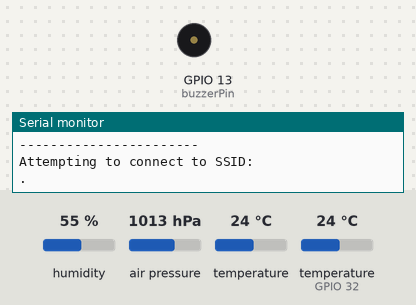
A sketch run on a simulated ESP32. On the bench: buzzer (waves = sounding, pin HIGH), the last lines printed to the serial monitor. The inputs (shaded band) are chosen by the test bench; at power-on: humidity 55 %, air pressure 1013 hPa, temperature 24 °C, temperature (sensor on GPIO 32) 24 °C. WiFi joins after 1.5 s; servers stay silent unless stated; random numbers use the default seed unless the sketch sets one; not simulated (calls return 0 or success): secrets.h.

Above: at 1.2 s.
1.3 s: humidity set to 59 %
9.5 s: humidity set to 62 %
At 12.6 s:
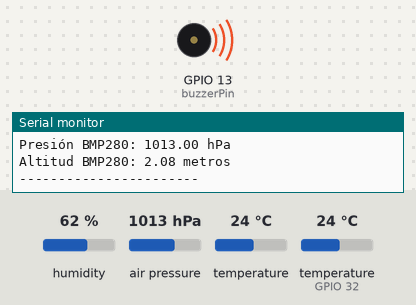
13.1 s: humidity set to 22 %
At 15.7 s:
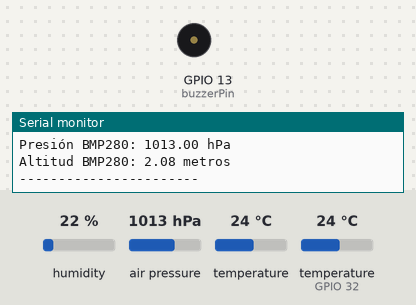
16.4 s: humidity set to 68 %
At 19.0 s:
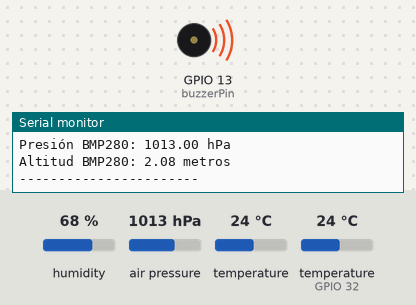
Timing chart, 0 to 20.5 s (numbered marks = the images above; inputs shaded):
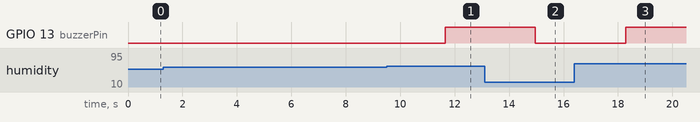

The sketch:

codigo.ino
```cpp
#include <WiFi.h>
#include "secrets.h"
#include "ThingSpeak.h" // always include thingspeak header file after other header files and custom macros
#include "DHT.h"
#include <Wire.h>
#include <Adafruit_Sensor.h>
#include <Adafruit_BMP280.h>

#define pin2 32  // Pin del DHT22
#define buzzerPin 13  // Pin para el buzzer (puedes cambiarlo si lo conectas a otro pin)
// Definir los umbrales para la alarma
#define TEMP_THRESHOLD 27.0  // Umbral de temperatura en grados Celsius
#define HUM_THRESHOLD 60.0   // Umbral de humedad en porcentaje

DHT dht2(pin2, DHT22);  // Crear objeto para el sensor DHT22
Adafruit_BMP280 bme;    // Crear objeto para el sensor BMP280

char ssid[] = SECRET_SSID;   // your network SSID (name)
char pass[] = SECRET_PASS;   // your network password
int keyIndex = 0;            // your network key Index number (needed only for WEP)
WiFiClient  client;

unsigned long myChannelNumber = SECRET_CH_ID;
const char * myWriteAPIKey = SECRET_WRITE_APIKEY;

// Initialize our values
int number1 = 0;
int number2 = 0;
int number3 = 0;
int number4 = random(0,100);
String myStatus = "";

void setup() {
  Serial.begin(115200);  //Initialize serial
  while (!Serial) {
    ; // wait for serial port to connect. Needed for Leonardo native USB port only
  }

  WiFi.mode(WIFI_STA);
  ThingSpeak.begin(client);  // Initialize ThingSpeak
  Serial.println("Test de sensores:");
  dht2.begin();
   Wire.begin(21, 22);  // SDA en GPIO21 y SCL en GPIO22
  if (!bme.begin(0x76)) {  // Probar con la dirección 0x76
    Serial.println(F("Error al inicializar el sensor BMP280"));
    while (1);  // Detener el programa si no se puede inicializar el sensor
  }
  Serial.println(F("Sensor BMP280 inicializado correctamente"));

  // Inicializar el buzzer como salida
  pinMode(buzzerPin, OUTPUT);
  digitalWrite(buzzerPin, LOW);  // Asegurarse de que el buzzer esté apagado al inicio
}

void loop() {
   leerdht2();

  // Leer y mostrar datos del sensor BMP280
  leerBMP280();

  delay(1000);

  // Connect or reconnect to WiFi
  if(WiFi.status() != WL_CONNECTED){
    Serial.print("Attempting to connect to SSID: ");
    Serial.println(SECRET_SSID);
    while(WiFi.status() != WL_CONNECTED){
      WiFi.begin(ssid, pass);  // Connect to WPA/WPA2 network. Change this line if using open or WEP network
      Serial.print(".");
      delay(5000);
    }
    Serial.println("\nConnected.");
  }

  // set the fields with the values
  ThingSpeak.setField(1, number1);
  ThingSpeak.setField(2, number2);
  ThingSpeak.setField(3, number3);

  // figure out the status message
  if(number1 > number2){
    myStatus = String("field1 is greater than field2");
  }
  else if(number1 < number2){
    myStatus = String("field1 is less than field2");
  }
  else{
    myStatus = String("field1 equals field2");
  }

  // set the status
  ThingSpeak.setStatus(myStatus);

  // write to the ThingSpeak channel
  int x = ThingSpeak.writeFields(myChannelNumber, myWriteAPIKey);
  if(x == 200){
    Serial.println("Channel update successful.");
  }
  else{
    Serial.println("Problem updating channel. HTTP error code " + String(x));
  }

  delay(2000); // Wait 20 seconds to update the channel again
}

// Función que lee los valores del sensor DHT22 y los imprime en el Serial Monitor
void leerdht2() {
  float t2 = dht2.readTemperature();
  float h2 = dht2.readHumidity();

  // Verifica si la lectura es válida
  while (isnan(t2) || isnan(h2)) {
    Serial.println("Lectura fallida en el sensor DHT22, repitiendo lectura...");
    delay(2000);
    t2 = dht2.readTemperature();
    h2 = dht2.readHumidity();
  }
  number1=dht2.readTemperature();
  number2=dht2.readHumidity();
  // Imprime los valores de temperatura y humedad en el monitor serie
  Serial.print("Temperatura DHT22: ");
  Serial.print(t2);
  Serial.println(" ºC.");

  Serial.print("Humedad DHT22: ");
  Serial.print(h2);
  Serial.println(" %.");

  Serial.println("-----------------------");

  // Verificar si la temperatura o la humedad superan los umbrales
  if (t2 > TEMP_THRESHOLD || h2 > HUM_THRESHOLD) {
    activarAlarma();  // Activar alarma si se superan los umbrales
  } else {
    detenerAlarma();  // Detener alarma si los valores están dentro del rango
  }
}

// Función que lee los valores del sensor BMP280 y los imprime en el Serial Monitor
void leerBMP280() {
  // Leer y mostrar la temperatura, presión y altitud
  Serial.print(F("Temperatura BMP280: "));
  Serial.print(bme.readTemperature());
  Serial.println(F(" °C"));

  Serial.print(F("Presión BMP280: "));
  Serial.print(bme.readPressure() / 100.0F); // Convertir a hPa
  number3=bme.readPressure() / 100.0F;
  Serial.println(F(" hPa"));

  Serial.print(F("Altitud BMP280: "));
  Serial.print(bme.readAltitude(1013.25));  // Ajustar según la presión a nivel del mar
  Serial.println(F(" metros"));

  Serial.println("-----------------------");
}

// Función para activar la alarma (buzzer)
void activarAlarma() {
  Serial.println("¡ALERTA! Temperatura o Humedad fuera de rango.");
  digitalWrite(buzzerPin, HIGH);  // Encender el buzzer
}

// Función para detener la alarma (buzzer)
void detenerAlarma() {
  digitalWrite(buzzerPin, LOW);  // Apagar el buzzer
}
```

Measured:
- the behaviour switches between 60 and 61 % on humidity (found by bisection; images 0 and 1)
- after the input at 9.5 s, GPIO 13 (buzzerPin): LOW → HIGH after 2.1 s
- after the input at 13.1 s, GPIO 13 (buzzerPin): HIGH → LOW after 1.9 s
- after the input at 16.4 s, GPIO 13 (buzzerPin): LOW → HIGH after 1.9 s
